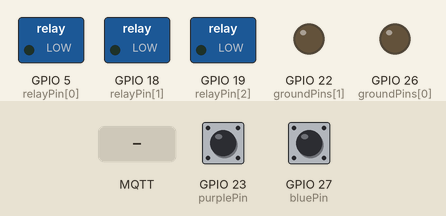
Bench run of a sketch on a simulated ESP32. Shown: switched loads named in the sketch (green lamp = pin HIGH), output pins drawn as LEDs (lit = HIGH). The test bench sets the inputs (shaded band); at power-on: GPIO 23 (purplePin) HIGH, GPIO 27 (bluePin) HIGH. WiFi joins after 1.5 s; servers stay silent unless stated; no MQTT or app messages arrive unless stated; what the sketch prints to the serial monitor is not drawn.

Above: at 0.1 s.
At 2.7 s:
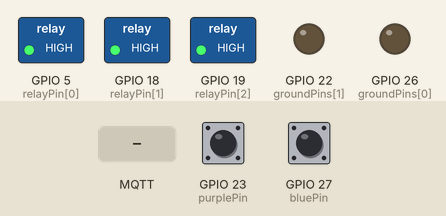
2.8 s: MQTT message "one" arrives on the third subscribed topic
At 3.2 s:
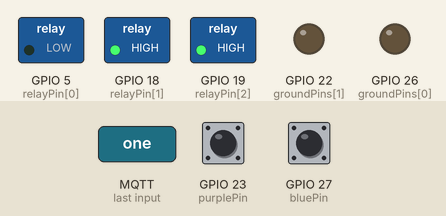
4.8 s: MQTT message "My_Topic" arrives on the first subscribed topic
6.3 s: MQTT message "message" arrives on the first subscribed topic
Timing chart, 0 to 9.3 s (numbered marks = the images above; inputs shaded):
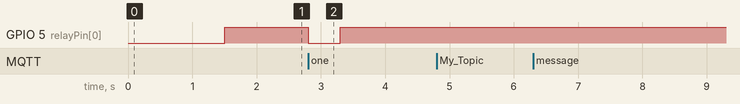

The sketch:

COMPARTMENTS.ino
```cpp
int relayPin[3] = {5,18,19};
int groundPins[2] = {26,22};
int purplePin = 23;
int bluePin = 27;
int purplePinStatus;
int bluePinStatus;
int audioStatus = 0;
/*
 * MQTT Initial Code
 */

#include <WiFi.h>
#include <PubSubClient.h>

// Replace the next variables with your SSID/Password combination
const char* ssid = "HGG Private";
const char* password = "HGGamespass10!";

// Add your MQTT Broker IP address
const char* mqtt_server = "192.168.1.101";

WiFiClient espClient;
PubSubClient client(espClient);
char msg[50];
int value = 0;
const char* device = "Candymonium ESP32 Compartments";//what you want to call this device
String device_name = device;
String msg_string;

void subscriptions(){ //add all desired topics to receive and post to in this function
  client.subscribe("My_Topic");
  client.subscribe("device_test");
  client.subscribe("compartments");
  client.subscribe("Candymonium Audio Buttons");
}

void setup_wifi() {
  Serial.println();
  Serial.print("Connecting to ");
  Serial.println(ssid);

  WiFi.begin(ssid, password);
  int attempts = 0;
  while (WiFi.status() != WL_CONNECTED) {
    delay(500);
    attempts++;
    if(attempts > 3){
      ESP.restart();}

    Serial.print(".");
    }

  Serial.println("");
  Serial.println("WiFi connected");
  Serial.println("IP address: ");
  Serial.println(WiFi.localIP());
}


void callback(char* topic, byte* message, unsigned int length) {
  Serial.print("Message arrived on topic: ");
  Serial.print(topic);
  Serial.print(". Message: ");
  String messageTemp;

  for (int i = 0; i < length; i++) {
    Serial.print((char)message[i]);
    messageTemp += (char)message[i];}
  Serial.println();

  /*
   *  This is your message handling for incoming messages.
   *  if(String(topic) == "desired_topic"){Action}
   *    if(messageTemp == "desired_message"){Action}
   *  Send messages out with:
   *    client.publish("topic", "message");
   */
  if (String(topic) == "My_Topic") {
    Serial.print("My_Topic Received");
    if(messageTemp == "message"){
      client.publish("My_Topic", "Message Received at ESP32");
      //Serial.println("on");
    }
    else if(messageTemp == "off"){
      Serial.println("off");
    }

  }
  if (String(topic) == "device_test"){
    Serial.println("device_test received");
    if(messageTemp == "test"){
      msg_string = device_name + " is OK";
      msg_string.toCharArray(msg,50);
      client.publish("device_test",msg);
      }
    }
  if (String(topic) == "compartments"){
    if (messageTemp == "one"){
      //turn on one for 500 ms
      digitalWrite(relayPin[0], LOW);
      delay(500);
      digitalWrite(relayPin[0], HIGH);
    }
    if ((messageTemp == "one_auto") && (audioStatus == 0)){
      //turn on one for 500 ms
      digitalWrite(relayPin[0], LOW);
      delay(500);
      digitalWrite(relayPin[0], HIGH);
      audioStatus = 1;
    }
    if (messageTemp == "two"){
      //turn on two for 500ms
      digitalWrite(relayPin[1], LOW);
      delay(500);
      digitalWrite(relayPin[1], HIGH);
    }
    if (messageTemp == "three"){
      //turn on three for 500ms
      digitalWrite(relayPin[2], LOW);
      delay(500);
      digitalWrite(relayPin[2], HIGH);
    }
  }
}

void reconnect() {
  // Loop until we're reconnected
  while (!client.connected()) {
    Serial.print("Attempting MQTT connection...");
    // Attempt to connect
    if (client.connect(device)) {
      Serial.println("connected");
      // Subscribe to as many topics as needed
      subscriptions();
    } else {
      Serial.print("failed, rc=");
      Serial.print(client.state());
      Serial.println(" try again in 5 seconds");
      // Wait 5 seconds before retrying
      delay(5000);
    }
  }
}


/*
 * End of MQTT initial code
 */


void setup() {
  Serial.begin(115200);

  /*
   * MQTT setup code
   */
  setup_wifi();
  client.setServer(mqtt_server, 1883);
  client.setCallback(callback);
  /*
   * End of MQTT setup code
   */

for (int i = 0; i < 3; i++){
  pinMode(relayPin[i],OUTPUT);
  digitalWrite(relayPin[i], HIGH);
}
for (int i = 0;i < 2; i++){
  pinMode(groundPins[i], OUTPUT);
  digitalWrite(groundPins[i],LOW);
}
 pinMode(purplePin, INPUT_PULLUP);
 pinMode(bluePin, INPUT_PULLUP);
}


void loop() {
  /*
   * MQTT loop code
   */
  purplePinStatus = digitalRead(purplePin);
  if (purplePinStatus == LOW){
    client.publish("Candymonium Audio Buttons", "purple");
    delay(500);
  }
  bluePinStatus = digitalRead(bluePin);
  if (bluePinStatus == LOW){
    client.publish("Candymonium Audio Buttons", "blue");
    delay(500);
  }

  if (!client.connected()) {
    reconnect();
  }

  client.loop();

/*
 * End of MQTT loop code
 */
}
```

Measured:
- after the input at 2.8 s, GPIO 5 (relayPin[0]): HIGH → LOW at once, → HIGH 0.50 s later
- after the input at 4.8 s, every drawn part: stays the same
- after the input at 6.3 s, every drawn part: stays the same
